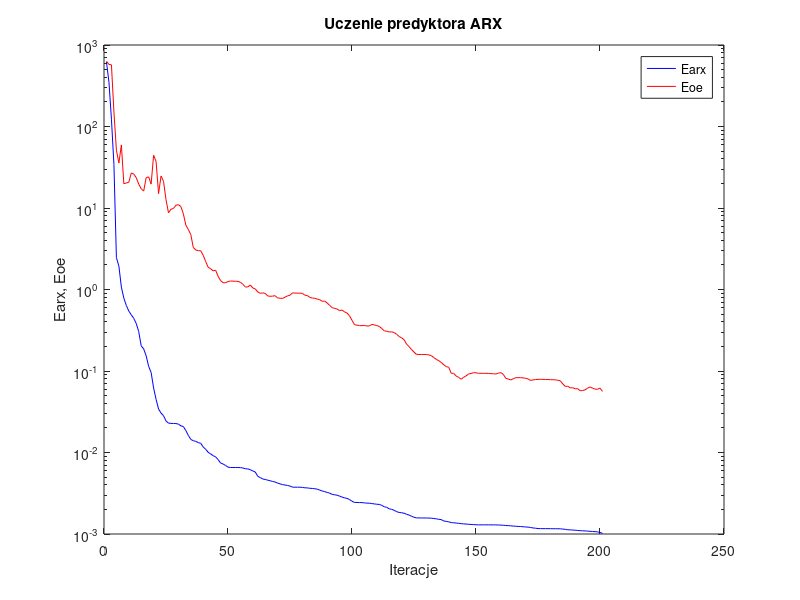
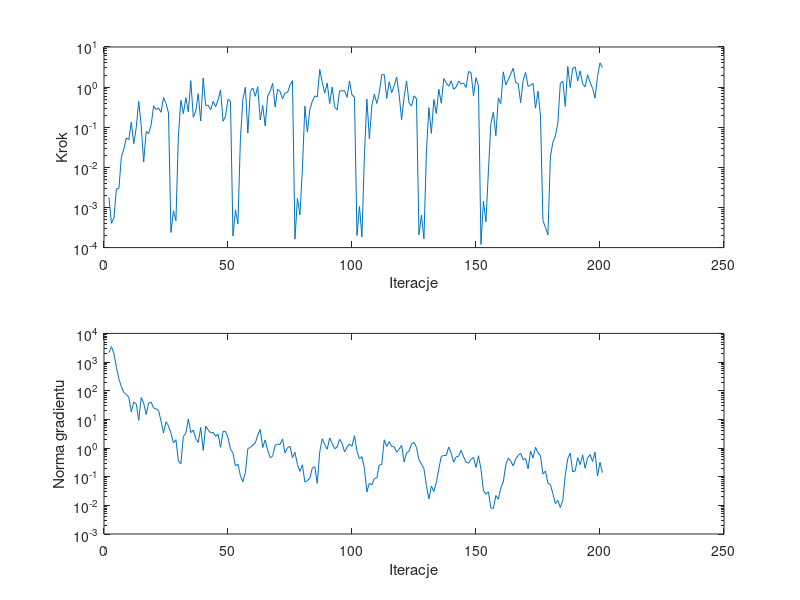

Write the MATLAB code that produced these figures, in order.
%uczenie predyktora arx
clear all;
n=0; farx(n+1)=6.193580e+002; foe(n+1)=6.306530e+002; wspucz(n+1)=0.000000e+000; ng(n+1)=0.000000e+000;
%odnowa zmiennej metryki
n=1; farx(n+1)=3.490671e+002; foe(n+1)=5.781261e+002; krok(n+1)=1.790661e-003; ng(n+1)=2.122034e+003;
n=2; farx(n+1)=1.230062e+002; foe(n+1)=5.711867e+002; krok(n+1)=4.017841e-004; ng(n+1)=3.444593e+003;
n=3; farx(n+1)=3.427780e+001; foe(n+1)=1.502730e+002; krok(n+1)=5.440190e-004; ng(n+1)=1.969929e+003;
n=4; farx(n+1)=2.461373e+000; foe(n+1)=5.121641e+001; krok(n+1)=2.926191e-003; ng(n+1)=6.552614e+002;
n=5; farx(n+1)=1.939236e+000; foe(n+1)=3.559530e+001; krok(n+1)=2.962391e-003; ng(n+1)=2.617018e+002;
n=6; farx(n+1)=1.070236e+000; foe(n+1)=5.946687e+001; krok(n+1)=1.799391e-002; ng(n+1)=1.372266e+002;
n=7; farx(n+1)=7.819277e-001; foe(n+1)=1.985845e+001; krok(n+1)=2.835564e-002; ng(n+1)=8.650859e+001;
n=8; farx(n+1)=6.372025e-001; foe(n+1)=2.028514e+001; krok(n+1)=5.440189e-002; ng(n+1)=7.330004e+001;
n=9; farx(n+1)=5.430727e-001; foe(n+1)=2.067393e+001; krok(n+1)=4.904612e-002; ng(n+1)=5.982310e+001;
n=10; farx(n+1)=4.888760e-001; foe(n+1)=2.690797e+001; krok(n+1)=1.335492e-001; ng(n+1)=1.821321e+001;
n=11; farx(n+1)=4.419939e-001; foe(n+1)=2.608495e+001; krok(n+1)=3.881594e-002; ng(n+1)=4.012349e+001;
n=12; farx(n+1)=3.824008e-001; foe(n+1)=2.360535e+001; krok(n+1)=9.729904e-002; ng(n+1)=3.471951e+001;
n=13; farx(n+1)=3.043449e-001; foe(n+1)=1.964814e+001; krok(n+1)=4.411592e-001; ng(n+1)=9.205002e+000;
n=14; farx(n+1)=2.037189e-001; foe(n+1)=1.719312e+001; krok(n+1)=1.091672e-001; ng(n+1)=5.818831e+001;
n=15; farx(n+1)=1.866363e-001; foe(n+1)=1.615192e+001; krok(n+1)=1.351485e-002; ng(n+1)=3.703461e+001;
n=16; farx(n+1)=1.536159e-001; foe(n+1)=2.358214e+001; krok(n+1)=7.887881e-002; ng(n+1)=1.484205e+001;
n=17; farx(n+1)=1.141014e-001; foe(n+1)=2.410990e+001; krok(n+1)=6.937699e-002; ng(n+1)=3.661142e+001;
n=18; farx(n+1)=9.598214e-002; foe(n+1)=1.965530e+001; krok(n+1)=1.134226e-001; ng(n+1)=4.042706e+001;
n=19; farx(n+1)=6.189116e-002; foe(n+1)=4.431428e+001; krok(n+1)=3.427774e-001; ng(n+1)=2.491173e+001;
n=20; farx(n+1)=4.486894e-002; foe(n+1)=3.722299e+001; krok(n+1)=2.745822e-001; ng(n+1)=2.331343e+001;
n=21; farx(n+1)=3.418306e-002; foe(n+1)=1.500796e+001; krok(n+1)=3.029139e-001; ng(n+1)=2.040343e+001;
n=22; farx(n+1)=3.044020e-002; foe(n+1)=2.472238e+001; krok(n+1)=2.353350e-001; ng(n+1)=8.663685e+000;
n=23; farx(n+1)=2.828409e-002; foe(n+1)=2.127962e+001; krok(n+1)=5.520515e-001; ng(n+1)=3.332892e+000;
n=24; farx(n+1)=2.440897e-002; foe(n+1)=1.267236e+001; krok(n+1)=3.923690e-001; ng(n+1)=8.218183e+000;
n=25; farx(n+1)=2.291772e-002; foe(n+1)=8.727194e+000; krok(n+1)=2.292046e-001; ng(n+1)=6.028479e+000;
%odnowa zmiennej metryki
n=26; farx(n+1)=2.276337e-002; foe(n+1)=9.666588e+000; krok(n+1)=2.377984e-004; ng(n+1)=3.269788e+000;
n=27; farx(n+1)=2.270841e-002; foe(n+1)=9.876242e+000; krok(n+1)=8.259539e-004; ng(n+1)=1.508761e+000;
n=28; farx(n+1)=2.264781e-002; foe(n+1)=1.082073e+001; krok(n+1)=4.674935e-004; ng(n+1)=1.952364e+000;
n=29; farx(n+1)=2.232315e-002; foe(n+1)=1.098061e+001; krok(n+1)=6.053393e-002; ng(n+1)=3.516724e-001;
n=30; farx(n+1)=2.123110e-002; foe(n+1)=1.041366e+001; krok(n+1)=4.686024e-001; ng(n+1)=2.825192e-001;
n=31; farx(n+1)=2.083110e-002; foe(n+1)=8.490618e+000; krok(n+1)=2.168605e-001; ng(n+1)=2.553341e+000;
n=32; farx(n+1)=1.862709e-002; foe(n+1)=6.153025e+000; krok(n+1)=5.461275e-001; ng(n+1)=3.265366e+000;
n=33; farx(n+1)=1.622283e-002; foe(n+1)=5.449291e+000; krok(n+1)=2.432670e-001; ng(n+1)=1.034192e+001;
n=34; farx(n+1)=1.449002e-002; foe(n+1)=4.717006e+000; krok(n+1)=1.447720e+000; ng(n+1)=3.433295e+000;
n=35; farx(n+1)=1.394825e-002; foe(n+1)=3.285809e+000; krok(n+1)=1.775417e-001; ng(n+1)=4.246947e+000;
n=36; farx(n+1)=1.371093e-002; foe(n+1)=3.056802e+000; krok(n+1)=2.522670e-001; ng(n+1)=2.089782e+000;
n=37; farx(n+1)=1.321663e-002; foe(n+1)=2.993681e+000; krok(n+1)=6.855549e-001; ng(n+1)=1.570089e+000;
n=38; farx(n+1)=1.299473e-002; foe(n+1)=2.994253e+000; krok(n+1)=1.434696e-001; ng(n+1)=5.191426e+000;
n=39; farx(n+1)=1.168777e-002; foe(n+1)=2.626808e+000; krok(n+1)=1.685303e+000; ng(n+1)=8.326132e-001;
n=40; farx(n+1)=1.095658e-002; foe(n+1)=2.204637e+000; krok(n+1)=3.465039e-001; ng(n+1)=5.774469e+000;
n=41; farx(n+1)=1.005118e-002; foe(n+1)=1.873536e+000; krok(n+1)=3.550835e-001; ng(n+1)=4.282741e+000;
n=42; farx(n+1)=9.621159e-003; foe(n+1)=1.799688e+000; krok(n+1)=2.740921e-001; ng(n+1)=3.398863e+000;
n=43; farx(n+1)=9.152277e-003; foe(n+1)=1.694989e+000; krok(n+1)=4.400140e-001; ng(n+1)=3.524787e+000;
n=44; farx(n+1)=8.836191e-003; foe(n+1)=1.723947e+000; krok(n+1)=3.261226e-001; ng(n+1)=2.564376e+000;
n=45; farx(n+1)=8.192754e-003; foe(n+1)=1.456149e+000; krok(n+1)=4.787134e-001; ng(n+1)=3.043179e+000;
n=46; farx(n+1)=7.439481e-003; foe(n+1)=1.285897e+000; krok(n+1)=8.536620e-001; ng(n+1)=1.061028e+000;
n=47; farx(n+1)=7.227907e-003; foe(n+1)=1.214592e+000; krok(n+1)=1.410702e-001; ng(n+1)=3.758199e+000;
n=48; farx(n+1)=6.941017e-003; foe(n+1)=1.207104e+000; krok(n+1)=1.872762e-001; ng(n+1)=3.849707e+000;
n=49; farx(n+1)=6.609772e-003; foe(n+1)=1.254945e+000; krok(n+1)=4.980566e-001; ng(n+1)=2.303181e+000;
n=50; farx(n+1)=6.546516e-003; foe(n+1)=1.270648e+000; krok(n+1)=4.411592e-001; ng(n+1)=9.144802e-001;
%odnowa zmiennej metryki
n=51; farx(n+1)=6.543912e-003; foe(n+1)=1.265609e+000; krok(n+1)=1.955288e-004; ng(n+1)=6.637578e-001;
n=52; farx(n+1)=6.542490e-003; foe(n+1)=1.261712e+000; krok(n+1)=8.689037e-004; ng(n+1)=2.376773e-001;
n=53; farx(n+1)=6.541183e-003; foe(n+1)=1.260163e+000; krok(n+1)=3.910575e-004; ng(n+1)=2.768061e-001;
n=54; farx(n+1)=6.524207e-003; foe(n+1)=1.225523e+000; krok(n+1)=5.025120e-002; ng(n+1)=1.092244e-001;
n=55; farx(n+1)=6.462888e-003; foe(n+1)=1.158924e+000; krok(n+1)=4.966524e-001; ng(n+1)=6.693958e-002;
n=56; farx(n+1)=6.313398e-003; foe(n+1)=1.072307e+000; krok(n+1)=9.933049e-001; ng(n+1)=1.379857e-001;
n=57; farx(n+1)=6.294805e-003; foe(n+1)=1.075150e+000; krok(n+1)=7.143431e-002; ng(n+1)=9.602148e-001;
n=58; farx(n+1)=6.145198e-003; foe(n+1)=1.135539e+000; krok(n+1)=7.848019e-001; ng(n+1)=1.048340e+000;
n=59; farx(n+1)=5.935024e-003; foe(n+1)=1.043899e+000; krok(n+1)=9.495372e-001; ng(n+1)=1.257685e+000;
n=60; farx(n+1)=5.761957e-003; foe(n+1)=1.017051e+000; krok(n+1)=5.914179e-001; ng(n+1)=1.501507e+000;
n=61; farx(n+1)=5.103061e-003; foe(n+1)=9.338716e-001; krok(n+1)=1.020283e+000; ng(n+1)=2.857619e+000;
n=62; farx(n+1)=4.926238e-003; foe(n+1)=8.982922e-001; krok(n+1)=1.515816e-001; ng(n+1)=4.445559e+000;
n=63; farx(n+1)=4.730653e-003; foe(n+1)=9.089153e-001; krok(n+1)=3.477470e-001; ng(n+1)=1.045264e+000;
n=64; farx(n+1)=4.669814e-003; foe(n+1)=8.950552e-001; krok(n+1)=1.076361e-001; ng(n+1)=1.926358e+000;
n=65; farx(n+1)=4.577873e-003; foe(n+1)=8.344277e-001; krok(n+1)=6.007020e-001; ng(n+1)=8.345820e-001;
n=66; farx(n+1)=4.505949e-003; foe(n+1)=8.256377e-001; krok(n+1)=7.847380e-001; ng(n+1)=4.635893e-001;
n=67; farx(n+1)=4.411457e-003; foe(n+1)=8.287454e-001; krok(n+1)=1.239505e+000; ng(n+1)=5.174154e-001;
n=68; farx(n+1)=4.346644e-003; foe(n+1)=8.397260e-001; krok(n+1)=3.185792e-001; ng(n+1)=1.243691e+000;
n=69; farx(n+1)=4.210236e-003; foe(n+1)=7.877296e-001; krok(n+1)=8.847528e-001; ng(n+1)=1.375883e+000;
n=70; farx(n+1)=4.122206e-003; foe(n+1)=7.824929e-001; krok(n+1)=7.807902e-001; ng(n+1)=1.339121e+000;
n=71; farx(n+1)=4.035218e-003; foe(n+1)=7.769354e-001; krok(n+1)=5.126125e-001; ng(n+1)=2.085981e+000;
n=72; farx(n+1)=3.991754e-003; foe(n+1)=8.059373e-001; krok(n+1)=7.101669e-001; ng(n+1)=6.660409e-001;
n=73; farx(n+1)=3.940321e-003; foe(n+1)=8.352971e-001; krok(n+1)=7.386536e-001; ng(n+1)=1.031833e+000;
n=74; farx(n+1)=3.872836e-003; foe(n+1)=8.518633e-001; krok(n+1)=1.120145e+000; ng(n+1)=1.144509e+000;
n=75; farx(n+1)=3.757797e-003; foe(n+1)=9.081470e-001; krok(n+1)=1.454334e+000; ng(n+1)=4.645509e-001;
%odnowa zmiennej metryki
n=76; farx(n+1)=3.754888e-003; foe(n+1)=9.042128e-001; krok(n+1)=1.622016e-004; ng(n+1)=7.097027e-001;
n=77; farx(n+1)=3.751633e-003; foe(n+1)=9.023100e-001; krok(n+1)=1.693410e-003; ng(n+1)=2.654817e-001;
n=78; farx(n+1)=3.751149e-003; foe(n+1)=9.021003e-001; krok(n+1)=6.553529e-004; ng(n+1)=1.530170e-001;
n=79; farx(n+1)=3.733734e-003; foe(n+1)=8.965594e-001; krok(n+1)=9.175071e-003; ng(n+1)=2.604749e-001;
n=80; farx(n+1)=3.688713e-003; foe(n+1)=8.512230e-001; krok(n+1)=3.355407e-001; ng(n+1)=6.468919e-002;
n=81; farx(n+1)=3.678963e-003; foe(n+1)=8.434058e-001; krok(n+1)=7.549232e-002; ng(n+1)=7.340746e-002;
n=82; farx(n+1)=3.638966e-003; foe(n+1)=8.005537e-001; krok(n+1)=2.767539e-001; ng(n+1)=8.807285e-002;
n=83; farx(n+1)=3.622601e-003; foe(n+1)=7.845384e-001; krok(n+1)=4.446475e-001; ng(n+1)=1.987940e-001;
n=84; farx(n+1)=3.592751e-003; foe(n+1)=7.803612e-001; krok(n+1)=6.031845e-001; ng(n+1)=2.223064e-001;
n=85; farx(n+1)=3.545923e-003; foe(n+1)=7.620605e-001; krok(n+1)=5.732413e-001; ng(n+1)=5.884586e-002;
n=86; farx(n+1)=3.457327e-003; foe(n+1)=7.494281e-001; krok(n+1)=2.742889e+000; ng(n+1)=7.466580e-001;
n=87; farx(n+1)=3.371592e-003; foe(n+1)=7.160276e-001; krok(n+1)=1.324162e+000; ng(n+1)=2.108369e+000;
n=88; farx(n+1)=3.313762e-003; foe(n+1)=7.207405e-001; krok(n+1)=7.101669e-001; ng(n+1)=1.314432e+000;
n=89; farx(n+1)=3.234353e-003; foe(n+1)=6.823757e-001; krok(n+1)=1.261180e+000; ng(n+1)=9.079671e-001;
n=90; farx(n+1)=3.172003e-003; foe(n+1)=6.379944e-001; krok(n+1)=3.856870e-001; ng(n+1)=2.236967e+000;
n=91; farx(n+1)=3.064332e-003; foe(n+1)=5.980000e-001; krok(n+1)=1.006124e+000; ng(n+1)=1.443175e+000;
n=92; farx(n+1)=3.026862e-003; foe(n+1)=5.870043e-001; krok(n+1)=3.224739e-001; ng(n+1)=9.353354e-001;
n=93; farx(n+1)=2.992507e-003; foe(n+1)=5.751100e-001; krok(n+1)=2.688700e-001; ng(n+1)=1.081845e+000;
n=94; farx(n+1)=2.918480e-003; foe(n+1)=5.509875e-001; krok(n+1)=8.127796e-001; ng(n+1)=2.014592e+000;
n=95; farx(n+1)=2.836507e-003; foe(n+1)=5.588476e-001; krok(n+1)=8.006244e-001; ng(n+1)=1.470817e+000;
n=96; farx(n+1)=2.775044e-003; foe(n+1)=5.310735e-001; krok(n+1)=8.204121e-001; ng(n+1)=7.307532e-001;
n=97; farx(n+1)=2.736400e-003; foe(n+1)=5.142475e-001; krok(n+1)=5.551463e-001; ng(n+1)=1.073856e+000;
n=98; farx(n+1)=2.648207e-003; foe(n+1)=4.752751e-001; krok(n+1)=1.422745e+000; ng(n+1)=1.377925e+000;
n=99; farx(n+1)=2.524347e-003; foe(n+1)=4.188252e-001; krok(n+1)=6.345398e-001; ng(n+1)=1.167670e+000;
n=100; farx(n+1)=2.439999e-003; foe(n+1)=3.701061e-001; krok(n+1)=5.570755e-001; ng(n+1)=2.708727e+000;
%odnowa zmiennej metryki
n=101; farx(n+1)=2.435852e-003; foe(n+1)=3.653780e-001; krok(n+1)=2.000533e-004; ng(n+1)=7.675602e-001;
n=102; farx(n+1)=2.430750e-003; foe(n+1)=3.611697e-001; krok(n+1)=1.055362e-003; ng(n+1)=4.152959e-001;
n=103; farx(n+1)=2.429490e-003; foe(n+1)=3.599008e-001; krok(n+1)=1.848603e-004; ng(n+1)=5.070638e-001;
n=104; farx(n+1)=2.408316e-003; foe(n+1)=3.621580e-001; krok(n+1)=1.899071e-002; ng(n+1)=1.976928e-001;
n=105; farx(n+1)=2.394765e-003; foe(n+1)=3.563811e-001; krok(n+1)=5.030381e-001; ng(n+1)=2.939780e-002;
n=106; farx(n+1)=2.387712e-003; foe(n+1)=3.578698e-001; krok(n+1)=5.140248e-002; ng(n+1)=5.990023e-002;
n=107; farx(n+1)=2.360963e-003; foe(n+1)=3.722879e-001; krok(n+1)=3.435737e-001; ng(n+1)=5.145990e-002;
n=108; farx(n+1)=2.340847e-003; foe(n+1)=3.682582e-001; krok(n+1)=6.674595e-001; ng(n+1)=8.822531e-002;
n=109; farx(n+1)=2.317722e-003; foe(n+1)=3.608718e-001; krok(n+1)=3.903951e-001; ng(n+1)=8.953292e-002;
n=110; farx(n+1)=2.306561e-003; foe(n+1)=3.524576e-001; krok(n+1)=7.228765e-001; ng(n+1)=2.564128e-001;
n=111; farx(n+1)=2.247083e-003; foe(n+1)=3.317739e-001; krok(n+1)=2.012153e+000; ng(n+1)=2.675983e-001;
n=112; farx(n+1)=2.157703e-003; foe(n+1)=3.110949e-001; krok(n+1)=2.049262e+000; ng(n+1)=1.931683e+000;
n=113; farx(n+1)=2.126359e-003; foe(n+1)=3.078811e-001; krok(n+1)=5.242150e-001; ng(n+1)=1.137023e+000;
n=114; farx(n+1)=2.036703e-003; foe(n+1)=3.012657e-001; krok(n+1)=1.361453e+000; ng(n+1)=1.667569e+000;
n=115; farx(n+1)=2.009195e-003; foe(n+1)=3.023666e-001; krok(n+1)=7.238598e-001; ng(n+1)=1.123798e+000;
n=116; farx(n+1)=1.952323e-003; foe(n+1)=2.961673e-001; krok(n+1)=1.084583e+000; ng(n+1)=1.116270e+000;
n=117; farx(n+1)=1.881215e-003; foe(n+1)=2.827988e-001; krok(n+1)=1.784490e+000; ng(n+1)=7.156331e-001;
n=118; farx(n+1)=1.838827e-003; foe(n+1)=2.649298e-001; krok(n+1)=6.614848e-001; ng(n+1)=9.113956e-001;
n=119; farx(n+1)=1.823360e-003; foe(n+1)=2.554685e-001; krok(n+1)=1.541897e-001; ng(n+1)=1.254462e+000;
n=120; farx(n+1)=1.798907e-003; foe(n+1)=2.420768e-001; krok(n+1)=5.596492e-001; ng(n+1)=3.285144e-001;
n=121; farx(n+1)=1.745620e-003; foe(n+1)=2.137012e-001; krok(n+1)=1.420334e+000; ng(n+1)=6.767506e-001;
n=122; farx(n+1)=1.707639e-003; foe(n+1)=1.990869e-001; krok(n+1)=4.015963e-001; ng(n+1)=7.750139e-001;
n=123; farx(n+1)=1.652982e-003; foe(n+1)=1.836141e-001; krok(n+1)=3.354651e-001; ng(n+1)=1.405883e+000;
n=124; farx(n+1)=1.606123e-003; foe(n+1)=1.707126e-001; krok(n+1)=6.071167e-001; ng(n+1)=1.567106e+000;
n=125; farx(n+1)=1.576094e-003; foe(n+1)=1.598765e-001; krok(n+1)=5.154350e-001; ng(n+1)=1.056732e+000;
%odnowa zmiennej metryki
n=126; farx(n+1)=1.574936e-003; foe(n+1)=1.595539e-001; krok(n+1)=2.084136e-004; ng(n+1)=3.906748e-001;
n=127; farx(n+1)=1.573254e-003; foe(n+1)=1.593575e-001; krok(n+1)=6.465635e-004; ng(n+1)=2.712426e-001;
n=128; farx(n+1)=1.572954e-003; foe(n+1)=1.595560e-001; krok(n+1)=1.638382e-004; ng(n+1)=1.931008e-001;
n=129; farx(n+1)=1.571097e-003; foe(n+1)=1.590716e-001; krok(n+1)=2.399905e-002; ng(n+1)=4.848763e-002;
n=130; farx(n+1)=1.568393e-003; foe(n+1)=1.576154e-001; krok(n+1)=3.072232e-001; ng(n+1)=1.675929e-002;
n=131; farx(n+1)=1.563086e-003; foe(n+1)=1.541682e-001; krok(n+1)=6.995615e-002; ng(n+1)=4.735092e-002;
n=132; farx(n+1)=1.549214e-003; foe(n+1)=1.460817e-001; krok(n+1)=4.903006e-001; ng(n+1)=3.033859e-002;
n=133; farx(n+1)=1.534763e-003; foe(n+1)=1.387967e-001; krok(n+1)=2.203031e-001; ng(n+1)=6.283102e-002;
n=134; farx(n+1)=1.515139e-003; foe(n+1)=1.338413e-001; krok(n+1)=8.838889e-001; ng(n+1)=1.866250e-001;
n=135; farx(n+1)=1.502261e-003; foe(n+1)=1.270752e-001; krok(n+1)=3.963116e-001; ng(n+1)=5.091178e-001;
n=136; farx(n+1)=1.444686e-003; foe(n+1)=1.193214e-001; krok(n+1)=1.636204e+000; ng(n+1)=5.495213e-001;
n=137; farx(n+1)=1.428825e-003; foe(n+1)=1.133085e-001; krok(n+1)=1.280117e+000; ng(n+1)=5.514298e-001;
n=138; farx(n+1)=1.409707e-003; foe(n+1)=1.110775e-001; krok(n+1)=1.049915e+000; ng(n+1)=1.086936e+000;
n=139; farx(n+1)=1.381145e-003; foe(n+1)=9.388532e-002; krok(n+1)=1.443163e+000; ng(n+1)=6.550921e-001;
n=140; farx(n+1)=1.373374e-003; foe(n+1)=9.344877e-002; krok(n+1)=8.812470e-001; ng(n+1)=3.200577e-001;
n=141; farx(n+1)=1.361667e-003; foe(n+1)=8.680323e-002; krok(n+1)=1.009068e+000; ng(n+1)=4.890047e-001;
n=142; farx(n+1)=1.353135e-003; foe(n+1)=8.357411e-002; krok(n+1)=1.420334e+000; ng(n+1)=5.190488e-001;
n=143; farx(n+1)=1.340303e-003; foe(n+1)=7.927221e-002; krok(n+1)=1.211656e+000; ng(n+1)=8.294196e-001;
n=144; farx(n+1)=1.330845e-003; foe(n+1)=8.358553e-002; krok(n+1)=1.246612e+000; ng(n+1)=4.906719e-001;
n=145; farx(n+1)=1.324434e-003; foe(n+1)=8.721610e-002; krok(n+1)=9.769152e-001; ng(n+1)=3.215267e-001;
n=146; farx(n+1)=1.316294e-003; foe(n+1)=9.203670e-002; krok(n+1)=2.451494e+000; ng(n+1)=2.958415e-001;
n=147; farx(n+1)=1.309505e-003; foe(n+1)=9.308164e-002; krok(n+1)=2.285620e+000; ng(n+1)=4.080040e-001;
n=148; farx(n+1)=1.303671e-003; foe(n+1)=9.543306e-002; krok(n+1)=6.026677e-001; ng(n+1)=4.696092e-001;
n=149; farx(n+1)=1.298151e-003; foe(n+1)=9.500372e-002; krok(n+1)=1.715220e+000; ng(n+1)=2.106817e-001;
n=150; farx(n+1)=1.295227e-003; foe(n+1)=9.381426e-002; krok(n+1)=1.062525e+000; ng(n+1)=5.384959e-001;
%odnowa zmiennej metryki
n=151; farx(n+1)=1.295099e-003; foe(n+1)=9.373286e-002; krok(n+1)=1.198705e-004; ng(n+1)=1.847775e-001;
n=152; farx(n+1)=1.295048e-003; foe(n+1)=9.367072e-002; krok(n+1)=1.420248e-003; ng(n+1)=3.297377e-002;
n=153; farx(n+1)=1.295041e-003; foe(n+1)=9.363342e-002; krok(n+1)=4.393293e-004; ng(n+1)=2.451761e-002;
n=154; farx(n+1)=1.294796e-003; foe(n+1)=9.348398e-002; krok(n+1)=7.932207e-003; ng(n+1)=2.951735e-002;
n=155; farx(n+1)=1.294512e-003; foe(n+1)=9.295064e-002; krok(n+1)=1.234102e-001; ng(n+1)=8.059871e-003;
n=156; farx(n+1)=1.294042e-003; foe(n+1)=9.242246e-002; krok(n+1)=2.381694e-001; ng(n+1)=7.847311e-003;
n=157; farx(n+1)=1.293171e-003; foe(n+1)=9.191712e-002; krok(n+1)=6.109779e-002; ng(n+1)=2.201801e-002;
n=158; farx(n+1)=1.289256e-003; foe(n+1)=9.406529e-002; krok(n+1)=5.365271e-001; ng(n+1)=1.640158e-002;
n=159; farx(n+1)=1.287152e-003; foe(n+1)=9.545623e-002; krok(n+1)=3.870680e-001; ng(n+1)=4.073931e-002;
n=160; farx(n+1)=1.279856e-003; foe(n+1)=9.111978e-002; krok(n+1)=2.400098e+000; ng(n+1)=6.545975e-002;
n=161; farx(n+1)=1.271101e-003; foe(n+1)=8.127537e-002; krok(n+1)=1.134786e+000; ng(n+1)=2.561302e-001;
n=162; farx(n+1)=1.267601e-003; foe(n+1)=7.981481e-002; krok(n+1)=1.531316e+000; ng(n+1)=4.440778e-001;
n=163; farx(n+1)=1.259619e-003; foe(n+1)=7.760647e-002; krok(n+1)=2.112541e+000; ng(n+1)=3.537671e-001;
n=164; farx(n+1)=1.251335e-003; foe(n+1)=8.017974e-002; krok(n+1)=2.953163e+000; ng(n+1)=2.376197e-001;
n=165; farx(n+1)=1.245557e-003; foe(n+1)=8.278389e-002; krok(n+1)=1.295594e+000; ng(n+1)=4.113307e-001;
n=166; farx(n+1)=1.237853e-003; foe(n+1)=8.286539e-002; krok(n+1)=1.224478e+000; ng(n+1)=5.511845e-001;
n=167; farx(n+1)=1.235150e-003; foe(n+1)=8.282834e-002; krok(n+1)=4.079802e-001; ng(n+1)=6.570557e-001;
n=168; farx(n+1)=1.227524e-003; foe(n+1)=8.243763e-002; krok(n+1)=1.462039e+000; ng(n+1)=3.889592e-001;
n=169; farx(n+1)=1.220464e-003; foe(n+1)=8.139265e-002; krok(n+1)=2.315580e+000; ng(n+1)=4.306298e-001;
n=170; farx(n+1)=1.214645e-003; foe(n+1)=7.995597e-002; krok(n+1)=1.038220e+000; ng(n+1)=1.887736e-001;
n=171; farx(n+1)=1.202890e-003; foe(n+1)=7.658615e-002; krok(n+1)=1.111368e+000; ng(n+1)=7.756143e-001;
n=172; farx(n+1)=1.186205e-003; foe(n+1)=7.782421e-002; krok(n+1)=1.236406e+000; ng(n+1)=4.493470e-001;
n=173; farx(n+1)=1.177671e-003; foe(n+1)=7.853379e-002; krok(n+1)=2.990259e-001; ng(n+1)=1.060823e+000;
n=174; farx(n+1)=1.166511e-003; foe(n+1)=7.897794e-002; krok(n+1)=7.926233e-001; ng(n+1)=6.754964e-001;
n=175; farx(n+1)=1.163989e-003; foe(n+1)=7.906915e-002; krok(n+1)=1.903039e-001; ng(n+1)=5.427078e-001;
%odnowa zmiennej metryki
n=176; farx(n+1)=1.163752e-003; foe(n+1)=7.896419e-002; krok(n+1)=4.644788e-004; ng(n+1)=1.239733e-001;
n=177; farx(n+1)=1.163471e-003; foe(n+1)=7.870822e-002; krok(n+1)=3.192302e-004; ng(n+1)=1.586981e-001;
n=178; farx(n+1)=1.163446e-003; foe(n+1)=7.863869e-002; krok(n+1)=2.084136e-004; ng(n+1)=5.857300e-002;
n=179; farx(n+1)=1.161907e-003; foe(n+1)=7.819307e-002; krok(n+1)=1.842644e-002; ng(n+1)=5.331916e-002;
n=180; farx(n+1)=1.161193e-003; foe(n+1)=7.822813e-002; krok(n+1)=4.215364e-002; ng(n+1)=2.549791e-002;
n=181; farx(n+1)=1.160933e-003; foe(n+1)=7.790157e-002; krok(n+1)=6.079450e-002; ng(n+1)=1.151573e-002;
n=182; farx(n+1)=1.159974e-003; foe(n+1)=7.692129e-002; krok(n+1)=1.259999e-001; ng(n+1)=1.490955e-002;
n=183; farx(n+1)=1.157650e-003; foe(n+1)=7.583110e-002; krok(n+1)=1.247213e+000; ng(n+1)=8.363722e-003;
n=184; farx(n+1)=1.150006e-003; foe(n+1)=6.932602e-002; krok(n+1)=1.402391e+000; ng(n+1)=1.510329e-002;
n=185; farx(n+1)=1.140863e-003; foe(n+1)=6.478695e-002; krok(n+1)=3.307424e-001; ng(n+1)=1.153847e-001;
n=186; farx(n+1)=1.127459e-003; foe(n+1)=6.497535e-002; krok(n+1)=3.281649e+000; ng(n+1)=4.257780e-001;
n=187; farx(n+1)=1.123452e-003; foe(n+1)=6.204072e-002; krok(n+1)=9.769152e-001; ng(n+1)=6.582477e-001;
n=188; farx(n+1)=1.119882e-003; foe(n+1)=6.242023e-002; krok(n+1)=2.924078e+000; ng(n+1)=1.481569e-001;
n=189; farx(n+1)=1.111587e-003; foe(n+1)=6.045278e-002; krok(n+1)=3.170493e+000; ng(n+1)=1.588472e-001;
n=190; farx(n+1)=1.106265e-003; foe(n+1)=6.064743e-002; krok(n+1)=1.420334e+000; ng(n+1)=4.598665e-001;
n=191; farx(n+1)=1.098061e-003; foe(n+1)=5.728784e-002; krok(n+1)=2.529059e+000; ng(n+1)=2.645109e-001;
n=192; farx(n+1)=1.094132e-003; foe(n+1)=5.754111e-002; krok(n+1)=1.214023e+000; ng(n+1)=5.762579e-001;
n=193; farx(n+1)=1.091450e-003; foe(n+1)=5.874215e-002; krok(n+1)=1.015323e+000; ng(n+1)=1.975416e-001;
n=194; farx(n+1)=1.086072e-003; foe(n+1)=6.154260e-002; krok(n+1)=2.030537e+000; ng(n+1)=4.543610e-001;
n=195; farx(n+1)=1.079112e-003; foe(n+1)=6.370140e-002; krok(n+1)=1.322970e+000; ng(n+1)=5.889448e-001;
n=196; farx(n+1)=1.072277e-003; foe(n+1)=6.160705e-002; krok(n+1)=9.372047e-001; ng(n+1)=3.401715e-001;
n=197; farx(n+1)=1.069119e-003; foe(n+1)=5.987162e-002; krok(n+1)=5.312625e-001; ng(n+1)=7.212376e-001;
n=198; farx(n+1)=1.062024e-003; foe(n+1)=5.963509e-002; krok(n+1)=1.856466e+000; ng(n+1)=1.050842e-001;
n=199; farx(n+1)=1.045490e-003; foe(n+1)=6.161392e-002; krok(n+1)=3.998343e+000; ng(n+1)=3.157815e-001;
n=200; farx(n+1)=1.018143e-003; foe(n+1)=5.625539e-002; krok(n+1)=3.070703e+000; ng(n+1)=1.390450e-001;

figure; semilogy(farx,'b'); hold on; semilogy(foe,'r'); xlabel('Iteracje'); ylabel('Earx, Eoe'); legend('Earx','Eoe'); title('Uczenie predyktora ARX');
figure; subplot(2,1,1); semilogy(krok); xlabel('Iteracje'); ylabel('Krok');
subplot(2,1,2); semilogy(ng); xlabel('Iteracje'); ylabel('Norma gradientu');
Earx=farx(n+1)
Eoe=foe(n+1)
